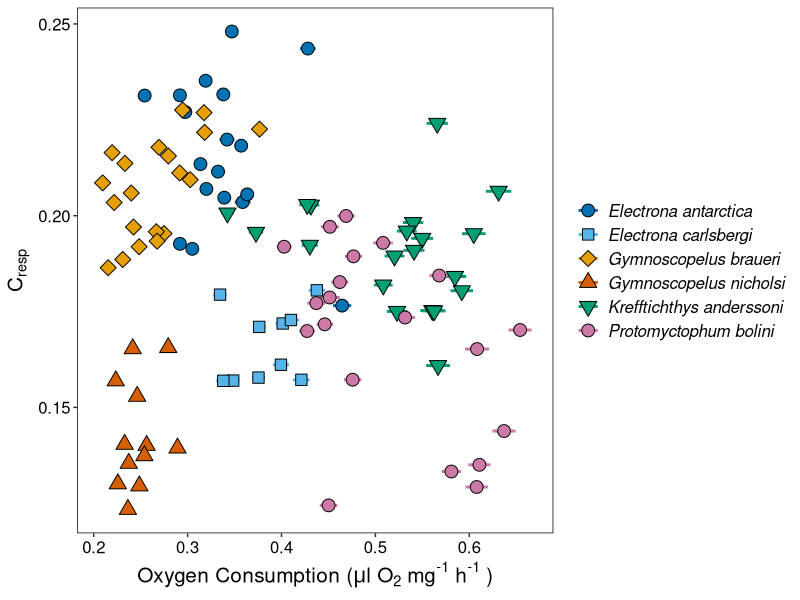

This chart was generated by the following R code:
#### Graphs - Belcher RMR Estimates ####

library(tidyverse)

options(max.print=999999)

myct <- read.csv("Data/Myctophids_M_Temp_Bel.csv")
glimpse(myct)

cbPalette <- c("#0072B2", "#56B4E9", "#E69F00", "#D55E00", "#009E73", "#CC79A7")

svg("Plots/01_Among_Species/04_Cresp_Oxygen_Consumption.svg", width = 10, height = 7)
ggplot(myct, aes(mean_Metabol, mean_M, sciname)) +
  scale_fill_manual(values = cbPalette) +
  scale_colour_manual(values = cbPalette) +
  geom_errorbarh(aes(xmin = mean_Metabol - se_Metabol, # Horizontal
                     xmax = mean_Metabol + se_Metabol, col = sciname), lwd = 1) + # Colour error-bars according to species
  geom_point(aes(fill = sciname, shape = sciname), size = 4) + # Colour points according to species
  # Customise the theme
  scale_shape_manual(values = c(21, 22, 23, 24, 25, 21)) +
  xlab(expression(paste("Oxygen Consumption (", mu, "l O" ["2"], " mg" ^"-1", " h" ^"-1", " )"))) +
  ylab(expression("C" ["resp"])) +
  # Add error-bars using sd
  theme(panel.background = element_blank(), # Keep the background blank
        text = element_text(size = 15, family = "sans"),
        panel.border = element_rect(colour = "black", fill = NA),
        legend.title = element_blank(),
        legend.key=element_blank(),
        legend.text = element_text(face = "italic"),
        axis.text.x = element_text(colour = "black"),
        axis.text.y = element_text(colour = "black"))  # Print the minor gridlines
dev.off()
